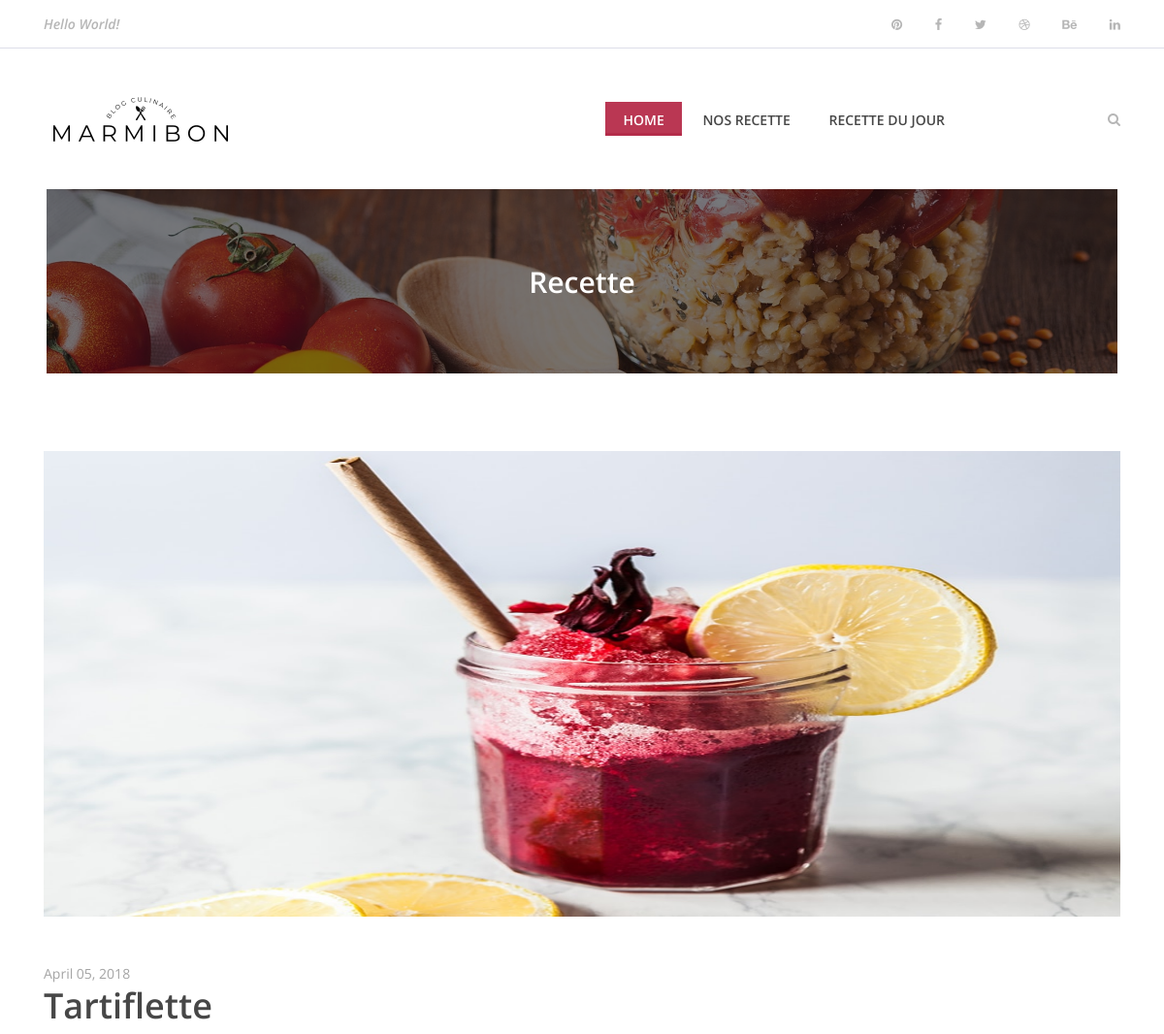
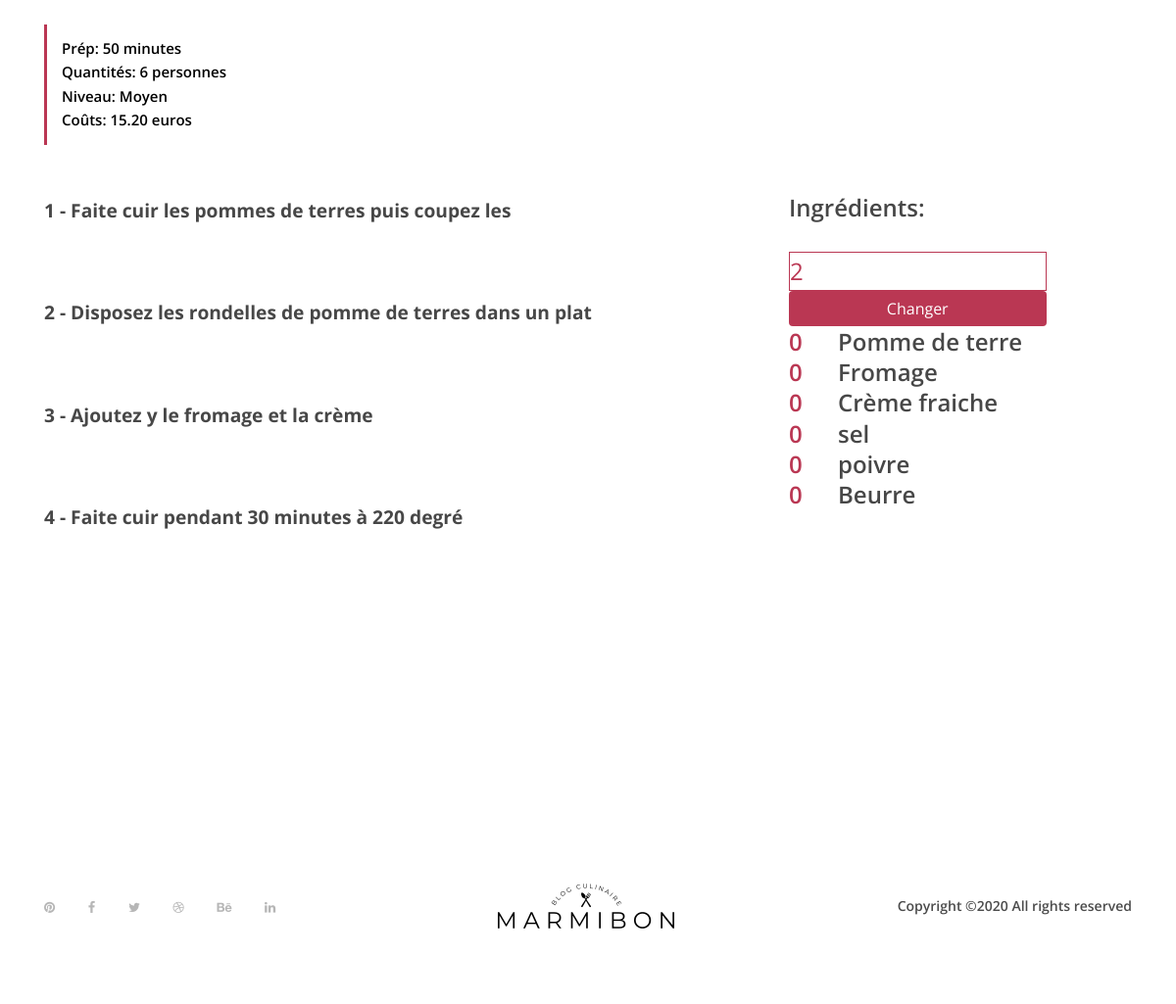
/?recipeID=3, run on the app's committed database (2 pictures, top to bottom).
### tables this page shows
CREATE TABLE IF NOT EXISTS `recette` (
  `Id_recette` bigint(255) NOT NULL AUTO_INCREMENT,
  `Name_recette` varchar(255) DEFAULT NULL,
  `img_recette` varchar(255) DEFAULT NULL,
  `time_recette` varchar(255) DEFAULT NULL,
  `number_recette` bigint(255) DEFAULT NULL,
  `level_recette` varchar(255) DEFAULT NULL,
  `cost_recette` varchar(255) DEFAULT NULL,
  `description_recette` text NOT NULL,
  `Id_Ingredient` bigint(255) NOT NULL,
  PRIMARY KEY (`Id_recette`)
);

CREATE TABLE IF NOT EXISTS `directive` (
  `Id_recette_directive` bigint(255) NOT NULL,
  `dir1_directive` text DEFAULT NULL,
  `dir2_directive` text DEFAULT NULL,
  `dir3_directive` text DEFAULT NULL,
  `dir4_directive` text DEFAULT NULL,
  `dir5_directive` text DEFAULT NULL,
  `dir6_directive` text DEFAULT NULL,
  `dir7_directive` text DEFAULT NULL,
  `dir8_directive` text DEFAULT NULL,
  `dir9_directive` text DEFAULT NULL,
  `dir10_directive` text DEFAULT NULL,
  PRIMARY KEY (`Id_recette_directive`)
);

CREATE TABLE IF NOT EXISTS `ingredient` (
  `Id_recette_ingredient` bigint(255) NOT NULL,
  `srv` bigint(255) NOT NULL,
  `ing1_ingredient` varchar(255) DEFAULT NULL,
  `ing2_ingredient` varchar(255) DEFAULT NULL,
  `ing3_ingredient` varchar(255) DEFAULT NULL,
  `ing4_ingredient` varchar(255) DEFAULT NULL,
  `ing5_ingredient` varchar(255) DEFAULT NULL,
  `ing6_ingredient` varchar(255) DEFAULT NULL,
  `ing7_ingredient` varchar(255) DEFAULT NULL,
  `ing8_ingredient` varchar(255) DEFAULT NULL,
  `ing9_ingredient` varchar(255) DEFAULT NULL,
  `ing10_ingredient` varchar(255) DEFAULT NULL,
  `qty1` int(100) NOT NULL,
  `qty2` int(100) NOT NULL,
  `qty3` int(100) NOT NULL,
  `qty4` int(100) NOT NULL,
  `qty5` int(100) NOT NULL,
  `qty6` int(100) NOT NULL,
  `tqty1` int(100) NOT NULL,
  `tqty2` int(100) NOT NULL,
  `tqty3` int(100) NOT NULL,
  `tqty4` int(100) NOT NULL,
  `tqty5` int(100) NOT NULL,
  `tqty6` int(100) NOT NULL,
  PRIMARY KEY (`Id_recette_ingredient`)
);

### controllers/controller.php (called while the page is built, shortened)
<?php
require('models/model.php');
function singleRecipe(){
    $recipe = new Recette();
    $recipe = $recipe->recipe($_GET['recipeID']);
    $ingredient = new Recette();
    $ingredient = $ingredient->ingredient($_GET['recipeID']);
    $tquantity = new Recette();
    $tquantity = $tquantity->tquantity($_GET['recipeID']);
    $directive = new Recette();
    $directive = $directive->directive($_GET['recipeID']);
    $service = new Recette();
    $service = $service->service($_GET['recipeID']);
    require('views/recipe.php');
}

### public/connect.php (called while the page is built)
<?php
class Databases
{
    public function connect()
    {
        try
        {
            $db = new PDO('mysql:host=localhost;dbname=marmibon;port=3306;charset=utf8', 'root', '');
            return $db;
        }
        catch(Exception $e)
        {
            die('Erreur : '.$e->getMessage());
        }
    }
}

### models/model.php (called while the page is built, shortened)
<?php
require_once('public/connect.php');
class Recette extends Databases{
    public function recipe($recipeID){
        $recette = $this->connect()->prepare('SELECT * FROM recette WHERE id_recette='.$recipeID.'');
        $recette->execute();
        $result = $recette->fetch(PDO::FETCH_ASSOC);
        return $result;
     }
     public function ingredient($recipeID){
        $recette = $this->connect()->prepare('SELECT ing1_ingredient, ing2_ingredient, ing3_ingredient, ing4_ingredient, ing5_ingredient,
        ing6_ingredient, ing7_ingredient, ing8_ingredient, ing9_ingredient, ing10_ingredient
        FROM ingredient WHERE id_recette_ingredient='.$recipeID.'');
        $recette->execute();
        $result = $recette->fetch(PDO::FETCH_ASSOC);
        return $result;
     }
     public function tquantity($recipeID){
        $recette = $this->connect()->prepare('SELECT tqty1, tqty2, tqty3, tqty4, tqty5,
        tqty6
        FROM ingredient WHERE id_recette_ingredient='.$recipeID.'');
        $recette->execute();
        $result = $recette->fetch(PDO::FETCH_ASSOC);
        return $result;
     }
     public function service($recipeID){
        $recette = $this->connect()->prepare('SELECT srv
        FROM ingredient WHERE id_recette_ingredient='.$recipeID.'');
        $recette->execute();
        $result = $recette->fetch(PDO::FETCH_ASSOC);
        return $result;
     }
     public function directive($recipeID){
        $recette = $this->connect()->prepare('SELECT dir1_directive, dir2_directive, dir3_directive, dir4_directive, dir5_directive,
        dir6_directive FROM directive WHERE Id_recette_directive='.$recipeID.'');
        $recette->execute();
        $result = $recette->fetch(PDO::FETCH_ASSOC);
        return $result;
     }
}

### views/recipe.php (the view, shortened to what this page needs)
 <div class="breadcumb-area bg-img bg-overlay" style="background-image: url(public/img/bg-img/breadcumb3.jpg);">
        <div class="container h-100">
            <div class="row h-100 align-items-center">
                <div class="col-12">
                    <div class="breadcumb-text text-center">
                        <h2>Recette</h2>
                    </div>
                </div>
            </div>
        </div>
    </div>
    <div class="receipe-post-area section-padding-80">
        <div class="container">
            <div class="row">
                <div class="col-12">
                    <div class="receipe-slider owl-carousel">
                        <img style="height:60vh;" src="<?=$recipe['img_recette']?>" alt="">
                    </div>
                </div>
            </div>
        </div>
        <div class="receipe-content-area">
            <div class="container">
                <div class="row">
                    <div class="col-12 col-md-8">
                        <div class="receipe-headline my-5">
                            <span>April 05, 2018</span>
                            <h2><?=$recipe['Name_recette'] ?></h2>
                            <div class="receipe-duration">
                                <h6>Prép: <?=$recipe['time_recette']?></h6>
                                <h6>Quantités: <?=$recipe['number_recette']?> personnes</h6>
                                <h6>Niveau: <?=$recipe['level_recette']?></h6>
                                <h6>Coûts: <?=$recipe['cost_recette']?></h6>
                            </div>
                        </div>
                    </div>
                </div>
                <div class="row">
                    <div class="col-12 col-lg-8">
                        <?php
                            foreach($directive as $dir){
                        ?>
                        <div class="single-preparation-step d-flex">
                            <p style="color:#474747; font-size:1.2rem;font-weight:bold"> <?=$dir?> </p>
                        </div>
                        <?php
                            }
                        ?>
                    </div>
                    <div class="col-12 col-lg-4">
                        <div class="ingredients">
                            <h4>Ingrédients:</h4>
                            <form action="" method="POST" class="d-flex flex-column w-75">
                            <input style="border:1px solid #ba3753; color:#ba3753;height:40px;font-size:1.5rem" type="number" name="srv" value="<?=$service['srv']?>">
                            <button class="btn btn-success" style="background:#ba3753 !important; border:none;" type="submit" value="ajouter" name="action">Changer</button>
                            <div style="display:flex;">
                            </form>
                            <h4 class="tqty" style="display:flex; flex-direction:column; width:50px; color:#ba3753;">
                            <?php
                                foreach($tquantity as $tqty){
                            ?>
                                <?= $tqty."<br>"?>
                            <?php
                            }
                            ?>
                            </h4>
                            <h4 style="display:flex; flex-direction:column;">
                            <?php
                               foreach($ingredient as $ing){
                            ?>
                               <?= $ing."<br>"?>
                            <?php
                                }
                            ?>
                            </h4>
                            </div>
                        </div>
                    </div>
                </div>
            </div>
        </div>
<?php require('templates/template.php'); ?>

### public/css/style.css (style rules this page uses)
* { margin: 0; padding: 0; }
body { font-family: "Open Sans", sans-serif; font-size: 14px; }
h1, h2, h3, h4, h5, h6 { color: #000000; line-height: 1.3; font-weight: 600; }
p { color: #9b9b9b; font-size: 14px; line-height: 2; font-weight: 400; }
img { height: auto; max-width: 100%; }
.section-padding-80 { padding-top: 80px; padding-bottom: 80px; }
.bg-img { background-position: center center; background-size: cover; background-repeat: no-repeat; }
.bg-overlay { position: relative; z-index: 2; background-position: center center; background-size: cover; }
.bg-overlay::after { background-color: rgba(10, 12, 18, 0.55); position: absolute; z-index: -1; top: 0; left: 0; width: 100%; height: 100%; content: ""; }
.receipe-slider { position: relative; z-index: 1; }
.receipe-headline span { font-size: 14px; display: block; color: #a4a4a4; margin-bottom: 0; }
.receipe-headline h2 { font-size: 36px; color: #474747; margin-bottom: 30px; }
.receipe-headline .receipe-duration { border-left: 3px solid #ba3753; padding: 15px; }
.receipe-headline .receipe-duration h6 { font-size: 15px; margin-bottom: 5px; }
.receipe-headline .receipe-duration h6:last-child { margin-bottom: 0; }
.single-preparation-step { position: relative; z-index: 1; margin-bottom: 50px; }
.ingredients h4 { color: #474747; margin-bottom: 30px; }
.breadcumb-area { position: relative; z-index: 10; width: 92%; height: 190px; margin-left: 4%; margin-right: 4%; }
.breadcumb-area .breadcumb-text h2 { font-size: 30px; margin-bottom: 0; color: #ffffff; }

### data on the page
recette: img_recette (picture), Name_recette "Tartiflette", time_recette "50 minutes", number_recette "6", level_recette "Moyen", cost_recette "15.20 euros"
directive: dir1_directive "1 - Faite cuir les pommes de terres puis coupez les", dir2_directive "2 - Disposez les rondelles de pomme de terres dans un plat", dir3_directive "3 - Ajoutez y le fromage et la crème", dir4_directive "4 - Faite cuir pendant 30 minutes à 220 degré"
ingredient: srv "2", ing1_ingredient "Pomme de terre", ing2_ingredient "Fromage", ing3_ingredient "Crème fraiche", ing4_ingredient "sel", ing5_ingredient "poivre", ing6_ingredient "Beurre"

### other printed values
$tqty "0"
